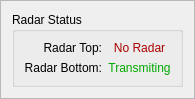
<?xml version="1.0" encoding="UTF-8"?>
<ui version="4.0">
 <class>FrameRadarStatus</class>
 <widget class="QFrame" name="FrameRadarStatus">
  <property name="geometry">
   <rect>
    <x>0</x>
    <y>0</y>
    <width>175</width>
    <height>87</height>
   </rect>
  </property>
  <property name="windowTitle">
   <string>Frame</string>
  </property>
  <property name="frameShape">
   <enum>QFrame::StyledPanel</enum>
  </property>
  <property name="frameShadow">
   <enum>QFrame::Raised</enum>
  </property>
  <layout class="QGridLayout" name="gridLayout">
   <item row="0" column="0">
    <widget class="QGroupBox" name="groupBox">
     <property name="title">
      <string>Radar Status</string>
     </property>
     <layout class="QHBoxLayout" name="horizontalLayout">
      <item>
       <layout class="QVBoxLayout" name="verticalLayout">
        <item>
         <widget class="QLabel" name="label">
          <property name="text">
           <string>Radar Top:</string>
          </property>
          <property name="alignment">
           <set>Qt::AlignRight|Qt::AlignTrailing|Qt::AlignVCenter</set>
          </property>
         </widget>
        </item>
        <item>
         <widget class="QLabel" name="label_2">
          <property name="text">
           <string>Radar Bottom:</string>
          </property>
          <property name="alignment">
           <set>Qt::AlignRight|Qt::AlignTrailing|Qt::AlignVCenter</set>
          </property>
         </widget>
        </item>
       </layout>
      </item>
      <item>
       <layout class="QVBoxLayout" name="verticalLayout_2">
        <item>
         <widget class="QLabel" name="labelRadarTopStatus">
          <property name="styleSheet">
           <string notr="true">color: rgb(170, 0, 0);</string>
          </property>
          <property name="text">
           <string>No Radar</string>
          </property>
          <property name="alignment">
           <set>Qt::AlignCenter</set>
          </property>
         </widget>
        </item>
        <item>
         <widget class="QLabel" name="labelRadarBottomStatus">
          <property name="styleSheet">
           <string notr="true">color: rgb(0, 170, 0);</string>
          </property>
          <property name="text">
           <string>Transmiting</string>
          </property>
          <property name="alignment">
           <set>Qt::AlignCenter</set>
          </property>
         </widget>
        </item>
       </layout>
      </item>
     </layout>
    </widget>
   </item>
  </layout>
 </widget>
 <resources/>
 <connections/>
</ui>
